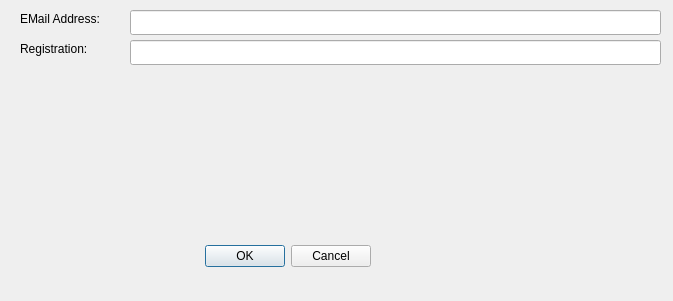
<?xml version="1.0" encoding="UTF-8"?>
<ui version="4.0">
 <class>LicenseDialog</class>
 <widget class="QDialog" name="LicenseDialog">
  <property name="geometry">
   <rect>
    <x>0</x>
    <y>0</y>
    <width>673</width>
    <height>301</height>
   </rect>
  </property>
  <property name="windowTitle">
   <string>Dialog</string>
  </property>
  <widget class="QDialogButtonBox" name="buttonBox">
   <property name="geometry">
    <rect>
     <x>30</x>
     <y>240</y>
     <width>341</width>
     <height>32</height>
    </rect>
   </property>
   <property name="orientation">
    <enum>Qt::Horizontal</enum>
   </property>
   <property name="standardButtons">
    <set>QDialogButtonBox::Cancel|QDialogButtonBox::Ok</set>
   </property>
  </widget>
  <widget class="QLineEdit" name="emailentry">
   <property name="geometry">
    <rect>
     <x>130</x>
     <y>10</y>
     <width>531</width>
     <height>25</height>
    </rect>
   </property>
  </widget>
  <widget class="QLabel" name="EMail_label">
   <property name="geometry">
    <rect>
     <x>20</x>
     <y>10</y>
     <width>111</width>
     <height>17</height>
    </rect>
   </property>
   <property name="text">
    <string>EMail Address:</string>
   </property>
  </widget>
  <widget class="QLineEdit" name="registrationentry">
   <property name="geometry">
    <rect>
     <x>130</x>
     <y>40</y>
     <width>531</width>
     <height>25</height>
    </rect>
   </property>
  </widget>
  <widget class="QLabel" name="Tegistration_label">
   <property name="geometry">
    <rect>
     <x>20</x>
     <y>40</y>
     <width>111</width>
     <height>17</height>
    </rect>
   </property>
   <property name="text">
    <string>Registration:</string>
   </property>
  </widget>
 </widget>
 <resources/>
 <connections>
  <connection>
   <sender>buttonBox</sender>
   <signal>accepted()</signal>
   <receiver>LicenseDialog</receiver>
   <slot>accept()</slot>
   <hints>
    <hint type="sourcelabel">
     <x>248</x>
     <y>254</y>
    </hint>
    <hint type="destinationlabel">
     <x>157</x>
     <y>274</y>
    </hint>
   </hints>
  </connection>
  <connection>
   <sender>buttonBox</sender>
   <signal>rejected()</signal>
   <receiver>LicenseDialog</receiver>
   <slot>reject()</slot>
   <hints>
    <hint type="sourcelabel">
     <x>316</x>
     <y>260</y>
    </hint>
    <hint type="destinationlabel">
     <x>286</x>
     <y>274</y>
    </hint>
   </hints>
  </connection>
 </connections>
</ui>
